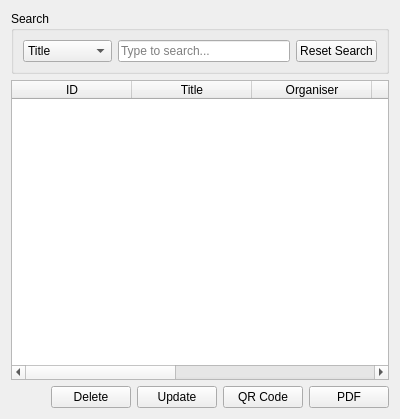
                <widget class="QWidget" name="meetingManageTab">
                 <attribute name="title">
                  <string>Manage Meetings</string>
                 </attribute>
                 <layout class="QVBoxLayout" name="meetingManageLayout">
                  <item>
                   <widget class="QGroupBox" name="meetingSearchGroupBox">
                    <property name="title">
                     <string>Search</string>
                    </property>
                    <layout class="QHBoxLayout" name="meetingSearchLayout">
                     <item>
                      <widget class="QComboBox" name="meetingSearchCriteriaComboBox">
                       <item>
                        <property name="text">
                         <string>Title</string>
                        </property>
                       </item>
                       <item>
                        <property name="text">
                         <string>Organiser</string>
                        </property>
                       </item>
                       <item>
                        <property name="text">
                         <string>Participant</string>
                        </property>
                       </item>
                       <item>
                        <property name="text">
                         <string>Agenda</string>
                        </property>
                       </item>
                       <item>
                        <property name="text">
                         <string>Date Time</string>
                        </property>
                       </item>
                      </widget>
                     </item>
                     <item>
                      <widget class="QLineEdit" name="meetingSearchInput">
                       <property name="placeholderText">
                        <string>Type to search...</string>
                       </property>
                      </widget>
                     </item>
                     <item>
                      <widget class="QPushButton" name="meetingResetSearchButton">
                       <property name="text">
                        <string>Reset Search</string>
                       </property>
                      </widget>
                     </item>
                    </layout>
                   </widget>
                  </item>
                  <item>
                   <widget class="QTableWidget" name="meetingTableWidget">
                    <property name="sizePolicy">
                     <sizepolicy hsizetype="Expanding" vsizetype="Expanding">
                      <horstretch>0</horstretch>
                      <verstretch>1</verstretch>
                     </sizepolicy>
                    </property>
                    <property name="minimumSize">
                     <size>
                      <width>0</width>
                      <height>300</height>
                     </size>
                    </property>
                    <property name="alternatingRowColors">
                     <bool>true</bool>
                    </property>
                    <property name="selectionMode">
                     <enum>QAbstractItemView::SelectionMode::SingleSelection</enum>
                    </property>
                    <property name="selectionBehavior">
                     <enum>QAbstractItemView::SelectionBehavior::SelectRows</enum>
                    </property>
                    <property name="showGrid">
                     <bool>true</bool>
                    </property>
                    <property name="gridStyle">
                     <enum>Qt::PenStyle::SolidLine</enum>
                    </property>
                    <property name="sortingEnabled">
                     <bool>true</bool>
                    </property>
                    <attribute name="horizontalHeaderDefaultSectionSize">
                     <number>120</number>
                    </attribute>
                    <attribute name="horizontalHeaderStretchLastSection">
                     <bool>true</bool>
                    </attribute>
                    <attribute name="verticalHeaderVisible">
                     <bool>false</bool>
                    </attribute>
                    <column>
                     <property name="text">
                      <string>ID</string>
                     </property>
                    </column>
                    <column>
                     <property name="text">
                      <string>Title</string>
                     </property>
                    </column>
                    <column>
                     <property name="text">
                      <string>Organiser</string>
                     </property>
                    </column>
                    <column>
                     <property name="text">
                      <string>Participant</string>
                     </property>
                    </column>
                    <column>
                     <property name="text">
                      <string>Agenda</string>
                     </property>
                    </column>
                    <column>
                     <property name="text">
                      <string>Duration</string>
                     </property>
                    </column>
                    <column>
                     <property name="text">
                      <string>Date and Time</string>
                     </property>
                    </column>
                   </widget>
                  </item>
                  <item>
                   <layout class="QHBoxLayout" name="meetingManageButtonLayout">
                    <item>
                     <spacer name="meetingManageHorizontalSpacer">
                      <property name="orientation">
                       <enum>Qt::Orientation::Horizontal</enum>
                      </property>
                      <property name="sizeHint" stdset="0">
                       <size>
                        <width>40</width>
                        <height>20</height>
                       </size>
                      </property>
                     </spacer>
                    </item>
                    <item>
                     <widget class="QPushButton" name="meetingDeleteButton">
                      <property name="text">
                       <string>Delete</string>
                      </property>
                     </widget>
                    </item>
                    <item>
                     <widget class="QPushButton" name="meetingUpdateButton">
                      <property name="text">
                       <string>Update</string>
                      </property>
                     </widget>
                    </item>
                    <item>
                     <widget class="QPushButton" name="meetingGenerateQRCodeButton">
                      <property name="text">
                       <string>QR Code</string>
                      </property>
                     </widget>
                    </item>
                    <item>
                     <widget class="QPushButton" name="meetingExportPdfButton">
                      <property name="text">
                       <string>PDF</string>
                      </property>
                     </widget>
                    </item>
                   </layout>
                  </item>
                 </layout>
                </widget>
